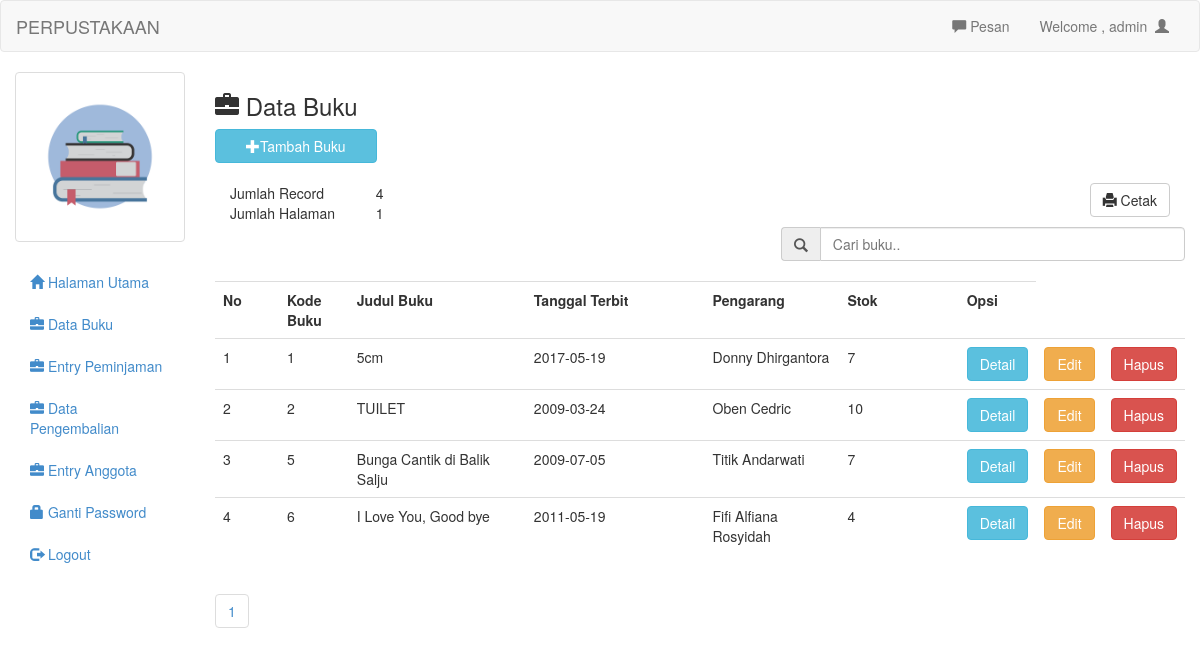
The app's page /admin/buku.php (signed in) with its own data.
### tables this page shows
CREATE TABLE `tb_buku` (
  `kode_buku` int(15) NOT NULL,
  `judul_buku` varchar(50) NOT NULL,
  `tanggal_terbit` varchar(50) NOT NULL,
  `pengarang` varchar(30) NOT NULL,
  `stok` int(11) NOT NULL
);

### admin/buku.php (the view, shortened to what this page needs)
<?php include 'header.php'; ?>
<h3><span class="glyphicon glyphicon-briefcase"></span>  Data Buku</h3>
<button style="margin-bottom:20px" data-toggle="modal" data-target="#myModal" class="btn btn-info col-md-2"><span class="glyphicon glyphicon-plus"></span>Tambah Buku</button>
<br/>
<br/>
<?php
$per_hal=5;
$jumlah_record=mysql_query("SELECT COUNT(*) from tb_buku");
$jum=mysql_result($jumlah_record, 0);
$halaman=ceil($jum / $per_hal);
$page = (isset($_GET['page'])) ? (int)$_GET['page'] : 1;
$start = ($page - 1) * $per_hal;
?>
<div class="col-md-12">
	<table class="col-md-2">
		<tr>
			<td>Jumlah Record</td>
			<td><?php echo $jum; ?></td>
		</tr>
		<tr>
			<td>Jumlah Halaman</td>
			<td><?php echo $halaman; ?></td>
		</tr>
	</table>
	<a style="margin-bottom:10px" href="lap_buku.php" target="_blank" class="btn btn-default pull-right"><span class='glyphicon glyphicon-print'></span> Cetak</a>
</div>
<form action="cari_act.php" method="get">
	<div class="input-group col-md-5 col-md-offset-7">
		<span class="input-group-addon" id="basic-addon1"><span class="glyphicon glyphicon-search"></span></span>
		<input type="text" class="form-control" placeholder="Cari buku.." aria-describedby="basic-addon1" name="cari">
	</div>
</form>
<br/>
<table class="table table-hover">
	<tr>
		<th class="col-md-1">No</th>
		<th class="col-md-1">Kode Buku</th>
		<th class="col-md-3">Judul Buku</th>
		<th class="col-md-3">Tanggal Terbit</th>
		<th class="col-md-2">Pengarang</th>
		<th class="col-md-2">Stok</th>
		<th class="col-md-4">Opsi</th>
	</tr>
	<?php
	if(isset($_GET['cari'])){
		$cari=mysql_real_escape_string($_GET['cari']);
		$brg=mysql_query("select * from tb_buku where judul_buku like '$cari' or pengarang like '$cari'");
	}else{
		$brg=mysql_query("select * from tb_buku limit $start, $per_hal");
	}
	$no=1;
	while($b=mysql_fetch_array($brg)){
		?>
		<tr>
			<td><?php echo $no++ ?></td>
			<td><?php echo $b['kode_buku'] ?></td>
			<td><?php echo $b['judul_buku'] ?></td>
			<td><?php echo $b['tanggal_terbit'] ?></td>
			<td><?php echo $b['pengarang'] ?></td>
			<td><?php echo $b['stok'] ?></td>
			<td>
				<a href="detail_buku.php?kode_buku=<?php echo $b['kode_buku']; ?>" class="btn btn-info">Detail</a></td>
				<td><a href="edit_buku.php?kode_buku=<?php echo $b['kode_buku']; ?>" class="btn btn-warning">Edit</a></td>
				<td><a onclick="if(confirm('Apakah anda yakin ingin menghapus data ini ??')){ location.href='hapus_buku.php?kode_buku=<?php echo $b['kode_buku']; ?>' }" class="btn btn-danger">Hapus</a>
			</td>
		</tr>
		<?php
	}
	?>
</table>
<ul class="pagination">
			<?php
			for($x=1;$x<=$halaman;$x++){
				?>
				<li><a href="?page=<?php echo $x ?>"><?php echo $x ?></a></li>
				<?php
			}
			?>
		</ul>
<?php
include 'footer.php';
?>

### admin/header.php (shortened to what this page needs)
<!DOCTYPE html>
<html>
<head>
	<link rel="stylesheet" type="text/css" href="../assets/css/bootstrap.css">
	<link rel="stylesheet" type="text/css" href="../assets/js/jquery-ui/jquery-ui.css">
</head>
<body>
	<div class="navbar navbar-default">
		<div class="container-fluid">
			<div class="navbar-header">
				<a href="index.php" class="navbar-brand">PERPUSTAKAAN</a>
			</div>
			<div class="collapse navbar-collapse">
				<ul class="nav navbar-nav navbar-right">
					<li><a id="pesan_sedia" href="#" data-toggle="modal" data-target="#modalpesan"><span class='glyphicon glyphicon-comment'></span> Pesan</a></li>
					<li><a class="dropdown-toggle" data-toggle="dropdown" role="button" href="#">Welcome , <?php echo $_SESSION['uname']  ?>&nbsp&nbsp<span class="glyphicon glyphicon-user"></span></a></li>
				</ul>
			</div>
		</div>
	</div>
	<div class="col-md-2">
		<div class="row">
			<?php
			$use=$_SESSION['uname'];
			$fo=mysql_query("select foto from login where uname='$use'");
			while($f=mysql_fetch_array($fo)){
				?>
				<div class="col-xs-6 col-md-12">
					<a class="thumbnail">
						<img class="img-responsive" src="foto/buku.png">
					</a>
				</div>
				<?php
			}
			?>
		</div>
		<ul class="nav nav-pills nav-stacked">
			<li><a href="index.php"><span class="glyphicon glyphicon-home"></span>  Halaman Utama</a></li>
			<li><a href="buku.php"><span class="glyphicon glyphicon-briefcase"></span>  Data Buku</a></li>
			<li><a href="peminjaman.php"><span class="glyphicon glyphicon-briefcase"></span>  Entry Peminjaman</a></li>
			<li><a href="pengembalian.php"><span class="glyphicon glyphicon-briefcase"></span>  Data Pengembalian</a></li>
			<li><a href="anggota.php"><span class="glyphicon glyphicon-briefcase"></span>  Entry Anggota</a></li>
			<li><a href="ganti_pass.php"><span class="glyphicon glyphicon-lock"></span> Ganti Password</a></li>
			<li><a href="logout.php"><span class="glyphicon glyphicon-log-out"></span>  Logout</a></li>
		</ul>
	</div>
	<div class="col-md-10">

### records on screen
tb_buku: kode_buku "1", judul_buku "5cm", tanggal_terbit "2017-05-19", pengarang "Donny Dhirgantora", stok "7"
tb_buku: kode_buku "2", judul_buku "TUILET", tanggal_terbit "2009-03-24", pengarang "Oben Cedric", stok "10"
tb_buku: kode_buku "5", judul_buku "Bunga Cantik di Balik Salju", tanggal_terbit "2009-07-05", pengarang "Titik Andarwati", stok "7"
tb_buku: kode_buku "6", judul_buku "I Love You, Good bye", tanggal_terbit "2011-05-19", pengarang "Fifi Alfiana Rosyidah", stok "4"

### other values on screen
$_SESSION['uname'] "admin"
$jum "4"
$halaman "1"
